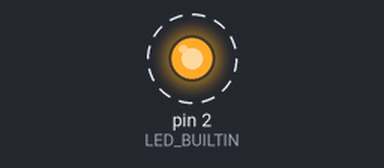
Simulated run of this sketch. Board: Arduino Uno, built with avr-gcc and run on an emulated ATmega328P. On the bench: output pins drawn as LEDs (lit = HIGH). Dashed ring = blinking. What the sketch prints to the serial monitor is not drawn.

Above: at 1.3 s.
Timing chart, 0 to 5.4 s (numbered marks = the images above):
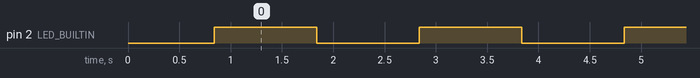

Measured:
- by itself, pin 2 (LED_BUILTIN): alternates HIGH for 1.0 s and LOW for 1.0 s

The sketch:

SAMD11C-test.ino
```cpp
#undef LED_BUILTIN
#define LED_BUILTIN 2

unsigned long *NVM_REG = (unsigned long*)0x41004000;
#define NVM_REG_CTRLA NVM_REG[0]    // 0x00
#define NVM_REG_CTRLB NVM_REG[1]    // 0x04
#define NVM_REG_PARAM NVM_REG[2]    // 0x08
#define NVM_REG_INTENCLR NVM_REG[3] // 0x0C
#define NVM_REG_INTENSET NVM_REG[4] // 0x10
#define NVM_REG_INTFLAG NVM_REG[5]  // 0x14
#define NVM_REG_STATUS NVM_REG[6]   // 0x18
#define NVM_REG_ADDR NVM_REG[7]     // 0x1C
#define NVM_REG_LOCK NVM_REG[8]     // 0x20

char buf[128];

void show_nvm_stat(void)
{
  sprintf(buf, "    CTRLA: 0x%08x\n", NVM_REG_CTRLA);
  Serial.print(buf);
  sprintf(buf, "    CTRLB: 0x%08x\n", NVM_REG_CTRLB);
  Serial.print(buf);
  sprintf(buf, "    PARAM: 0x%08x\n", NVM_REG_PARAM);
  Serial.print(buf);
  sprintf(buf, " INTENCLR: 0x%08x\n", NVM_REG_INTENCLR);
  Serial.print(buf);
  sprintf(buf, " INTENSET: 0x%08x\n", NVM_REG_INTENSET);
  Serial.print(buf);
  sprintf(buf, "  INTFLAG: 0x%08x\n", NVM_REG_INTFLAG);
  Serial.print(buf);
  sprintf(buf, "   STATUS: 0x%08x\n", NVM_REG_STATUS);
  Serial.print(buf);
  sprintf(buf, "     ADDR: 0x%08x\n", NVM_REG_ADDR);
  Serial.print(buf);
  sprintf(buf, "     LOCK: 0x%08x\n", NVM_REG_LOCK);
  Serial.print(buf);
}

void setup() {
  Serial.begin(9600);
  //Serial.begin();
  while (!Serial);
  Serial.println("Hello!");
  Serial.print("LED_BUILTIN=");
  Serial.println(LED_BUILTIN);

  show_nvm_stat();

  // Page Buffer Clear
  Serial.println("issue page buffer clear command...");
  NVM_REG_CTRLA = 0xa544;
  delay(500);

  show_nvm_stat();

  // initialize digital pin LED_BUILTIN as an output.
  pinMode(LED_BUILTIN, OUTPUT);
}

void loop() {
  digitalWrite(LED_BUILTIN, HIGH);   // turn the LED on (HIGH is the voltage level)
  delay(1000);                       // wait for a second
  digitalWrite(LED_BUILTIN, LOW);    // turn the LED off by making the voltage LOW
  delay(1000);                       // wait for a second
}
```
